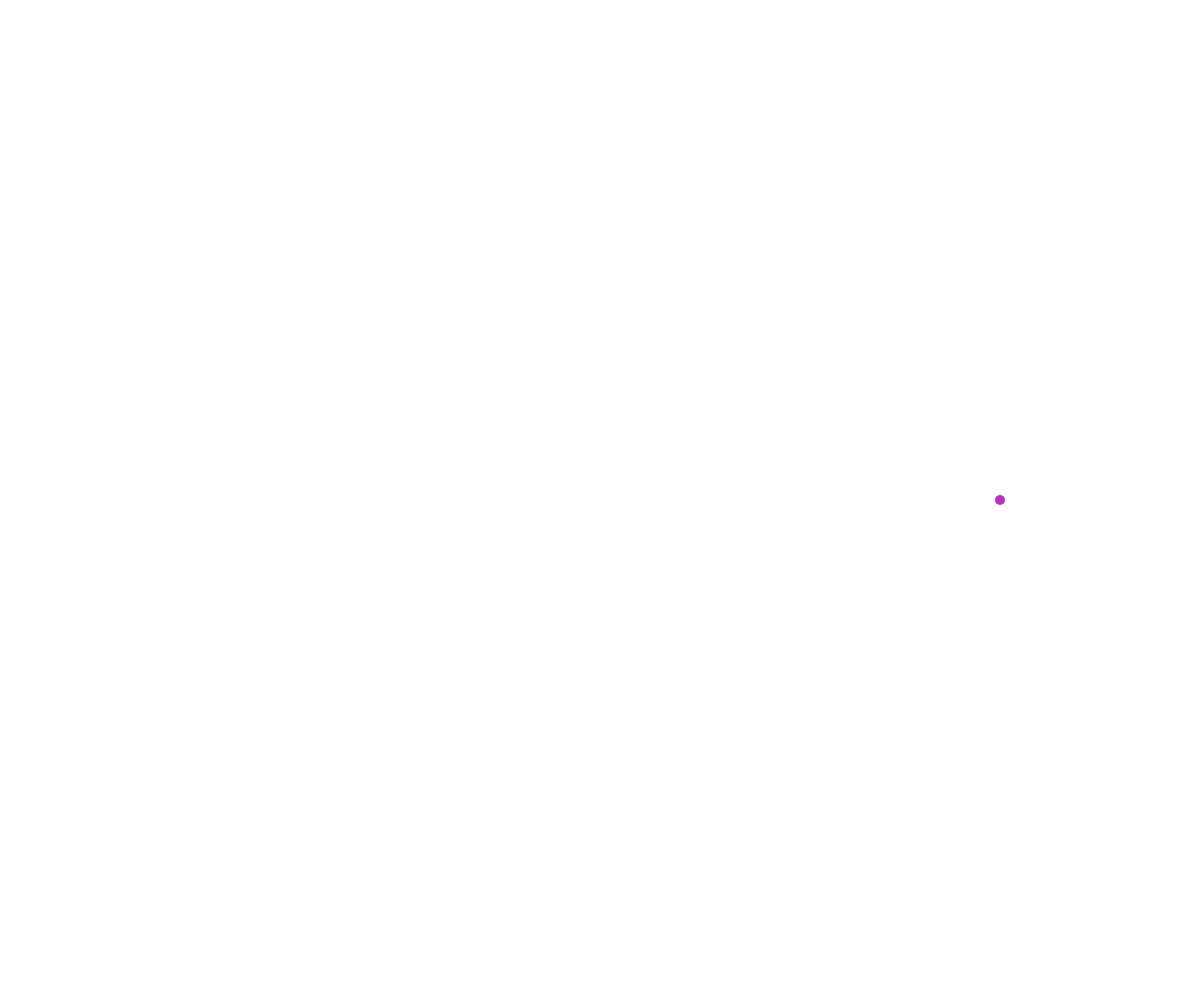
Frame 1 (no input)
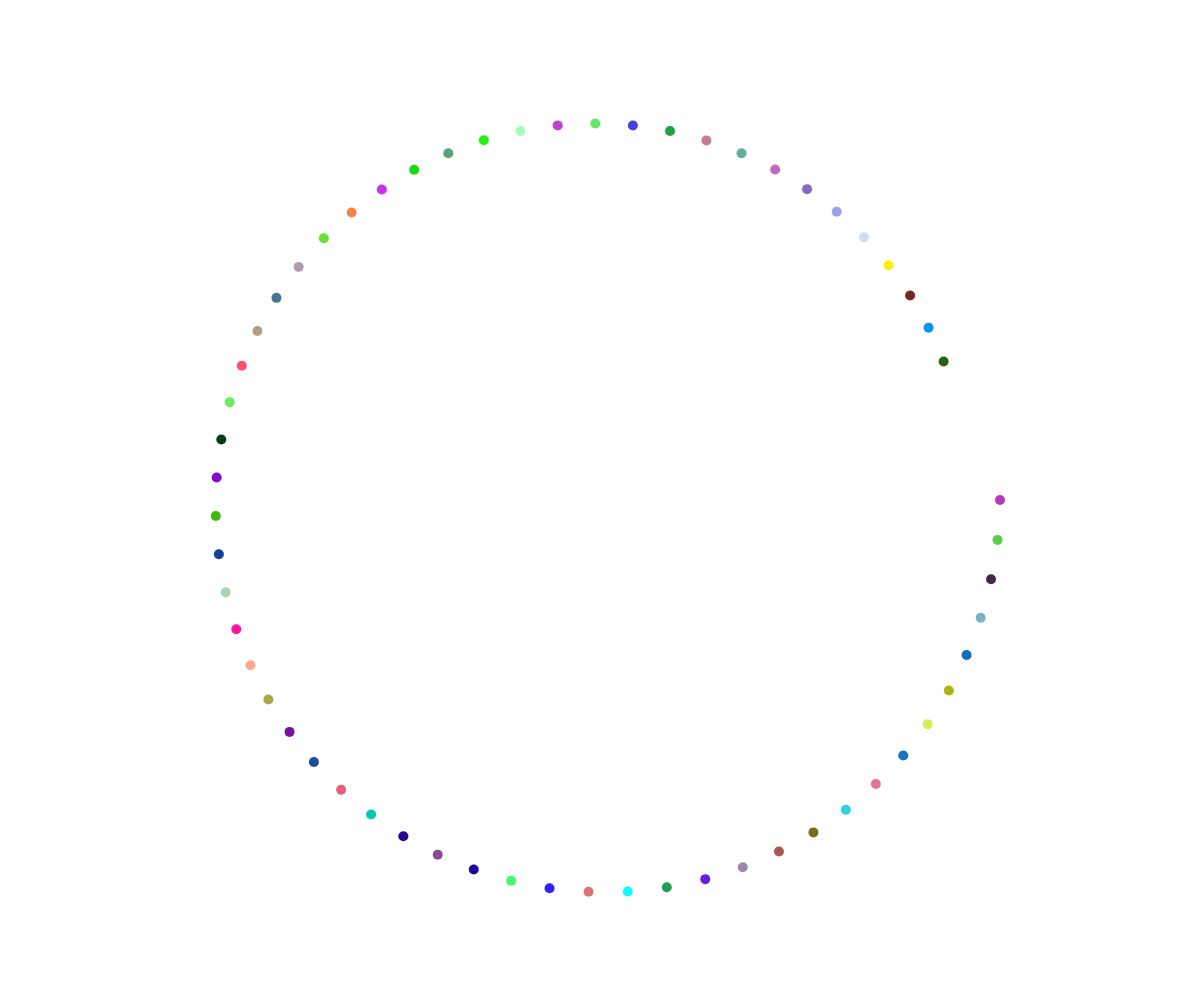
Frame 60 (no input)
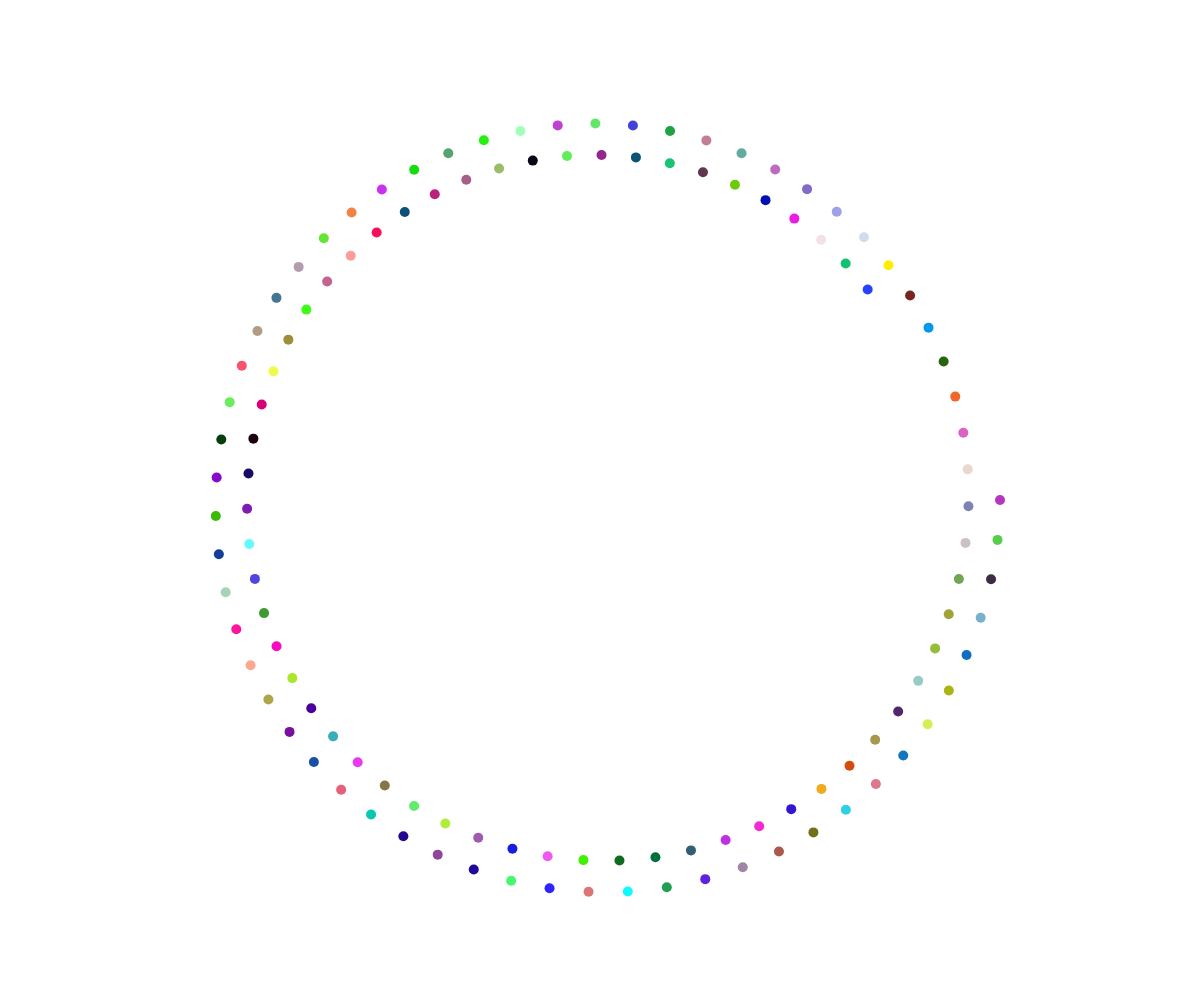
Frame 120 (the mouse pressed at the canvas centre since frame 60)

The p5.js sketch that drew these frames (run headless with seeded random() and noise() and a simulated clock; from frame 60 on, the mouse is pressed at the canvas centre):

// p5.js sketch
// ── sketch.js
let angle = 0;
let radius = 400;
let angleIncrement = 0.1;
let radiusDecrement = 0.5;

function setup() {
  createCanvas(windowWidth, windowHeight);
  background(255);
  frameRate(200);  
}

function draw() {
  //set the initial x and y coordinates
  let x = windowWidth / 2 + radius * cos(angle);
  let y = windowHeight / 2 + radius * sin(angle);

  //assign a random color to each circle
  let randomR = random(0, 255);
  let randomG = random(0, 255);
  let randomB = random(0, 255);
  
  fill(randomR, randomG, randomB);
  noStroke();

  //draw the circle
  ellipse(x, y, 10, 10);

  //increment the angle and decrement the radius to form a spiral
  angle += angleIncrement;
  radius -= radiusDecrement;

  //once the center is reached, spiral out
  if (radius < 0) {
    let x = windowWidth / 2 + radius * cos(angle);
    let y = windowHeight / 2 + radius * sin(angle);

    let randomR = random(0, 255);
    let randomG = random(0, 255);
    let randomB = random(0, 255);

    fill(randomR, randomG, randomB);
    noStroke();

    ellipse(x, y, 10, 10);

    angle += angleIncrement;
    radius -= radiusDecrement;
  } 
  
  //stop the drawing once the spiral reaches the borders of the window size
  if(x > windowWidth + 100 || y > windowHeight + 100 || x < -100 || y < -100) {
    noLoop();
  }
}
